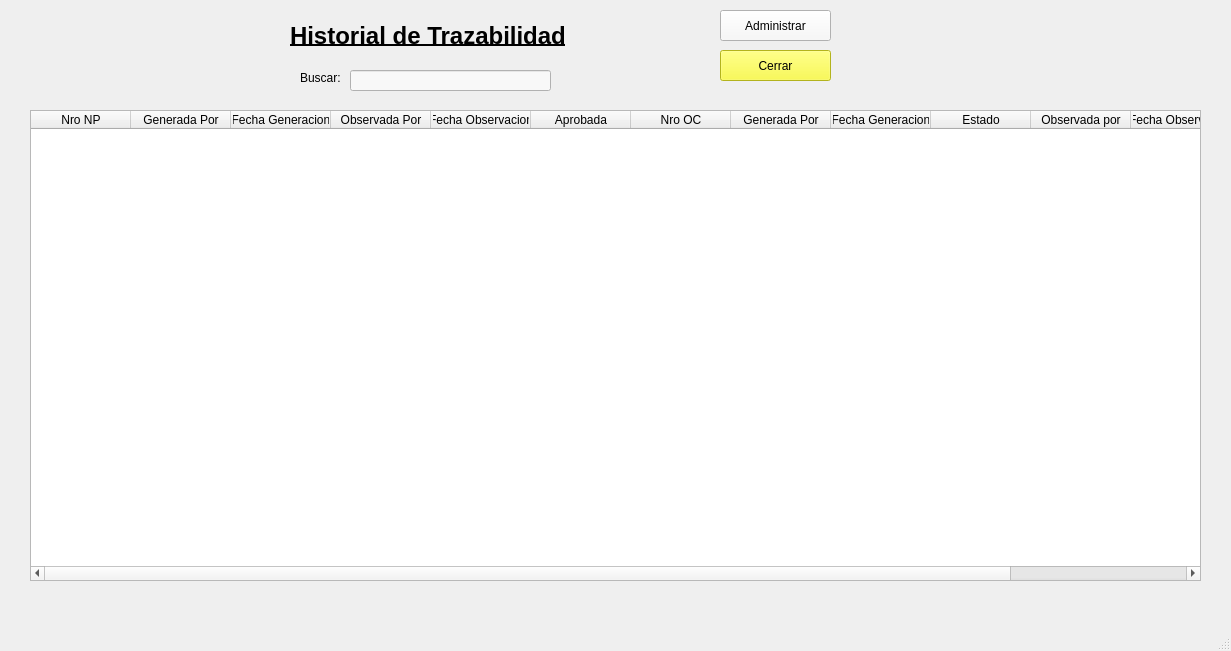
<?xml version="1.0" encoding="UTF-8"?>
<ui version="4.0">
 <class>pantallaHistorialTrazabilidad</class>
 <widget class="QMainWindow" name="pantallaHistorialTrazabilidad">
  <property name="geometry">
   <rect>
    <x>0</x>
    <y>0</y>
    <width>1231</width>
    <height>651</height>
   </rect>
  </property>
  <property name="minimumSize">
   <size>
    <width>800</width>
    <height>600</height>
   </size>
  </property>
  <property name="maximumSize">
   <size>
    <width>1366</width>
    <height>768</height>
   </size>
  </property>
  <property name="windowTitle">
   <string>MainWindow</string>
  </property>
  <widget class="QWidget" name="centralwidget">
   <widget class="QLabel" name="label_3">
    <property name="geometry">
     <rect>
      <x>300</x>
      <y>70</y>
      <width>41</width>
      <height>16</height>
     </rect>
    </property>
    <property name="text">
     <string>Buscar:</string>
    </property>
   </widget>
   <widget class="QPushButton" name="btnCerrarHistorial">
    <property name="geometry">
     <rect>
      <x>720</x>
      <y>50</y>
      <width>111</width>
      <height>31</height>
     </rect>
    </property>
    <property name="styleSheet">
     <string notr="true">background-color: rgb(250, 250, 40);</string>
    </property>
    <property name="text">
     <string>Cerrar</string>
    </property>
   </widget>
   <widget class="QPushButton" name="btnAdministrarHistorial">
    <property name="geometry">
     <rect>
      <x>720</x>
      <y>10</y>
      <width>111</width>
      <height>31</height>
     </rect>
    </property>
    <property name="styleSheet">
     <string notr="true">background-color: rgb(248, 248, 248);</string>
    </property>
    <property name="text">
     <string>Administrar</string>
    </property>
   </widget>
   <widget class="QLabel" name="label_2">
    <property name="geometry">
     <rect>
      <x>290</x>
      <y>10</y>
      <width>281</width>
      <height>51</height>
     </rect>
    </property>
    <property name="font">
     <font>
      <pointsize>18</pointsize>
      <bold>true</bold>
      <underline>true</underline>
     </font>
    </property>
    <property name="text">
     <string>Historial de Trazabilidad</string>
    </property>
   </widget>
   <widget class="QLineEdit" name="txtBuscadorHistorial">
    <property name="geometry">
     <rect>
      <x>350</x>
      <y>70</y>
      <width>201</width>
      <height>21</height>
     </rect>
    </property>
    <property name="styleSheet">
     <string notr="true">background-color: rgb(248, 248, 248);</string>
    </property>
   </widget>
   <widget class="QLabel" name="label">
    <property name="geometry">
     <rect>
      <x>0</x>
      <y>0</y>
      <width>191</width>
      <height>51</height>
     </rect>
    </property>
    <property name="text">
     <string/>
    </property>
    <property name="pixmap">
     <pixmap resource="../Demo SuCredito_Ezequiel/DemoSuCredito/DemoSuCredito/img/imagenes.qrc">:/xy/logo.jpg</pixmap>
    </property>
    <property name="scaledContents">
     <bool>true</bool>
    </property>
   </widget>
   <widget class="QTableWidget" name="tablaHistorial">
    <property name="geometry">
     <rect>
      <x>30</x>
      <y>110</y>
      <width>1171</width>
      <height>471</height>
     </rect>
    </property>
    <column>
     <property name="text">
      <string>Nro NP</string>
     </property>
    </column>
    <column>
     <property name="text">
      <string>Generada Por</string>
     </property>
    </column>
    <column>
     <property name="text">
      <string>Fecha Generacion</string>
     </property>
    </column>
    <column>
     <property name="text">
      <string>Observada Por</string>
     </property>
    </column>
    <column>
     <property name="text">
      <string>Fecha Observacion</string>
     </property>
    </column>
    <column>
     <property name="text">
      <string>Aprobada</string>
     </property>
    </column>
    <column>
     <property name="text">
      <string>Nro OC</string>
     </property>
    </column>
    <column>
     <property name="text">
      <string>Generada Por</string>
     </property>
    </column>
    <column>
     <property name="text">
      <string>Fecha Generacion</string>
     </property>
    </column>
    <column>
     <property name="text">
      <string>Estado</string>
     </property>
    </column>
    <column>
     <property name="text">
      <string>Observada por</string>
     </property>
    </column>
    <column>
     <property name="text">
      <string>Fecha Observacion</string>
     </property>
    </column>
    <column>
     <property name="text">
      <string>Aprobada</string>
     </property>
    </column>
   </widget>
  </widget>
  <widget class="QMenuBar" name="menubar">
   <property name="geometry">
    <rect>
     <x>0</x>
     <y>0</y>
     <width>1231</width>
     <height>22</height>
    </rect>
   </property>
  </widget>
  <widget class="QStatusBar" name="statusbar"/>
 </widget>
 <resources>
  <include location="../Demo SuCredito_Ezequiel/DemoSuCredito/DemoSuCredito/img/imagenes.qrc"/>
  <include location="img/imagenes.qrc"/>
 </resources>
 <connections/>
</ui>
